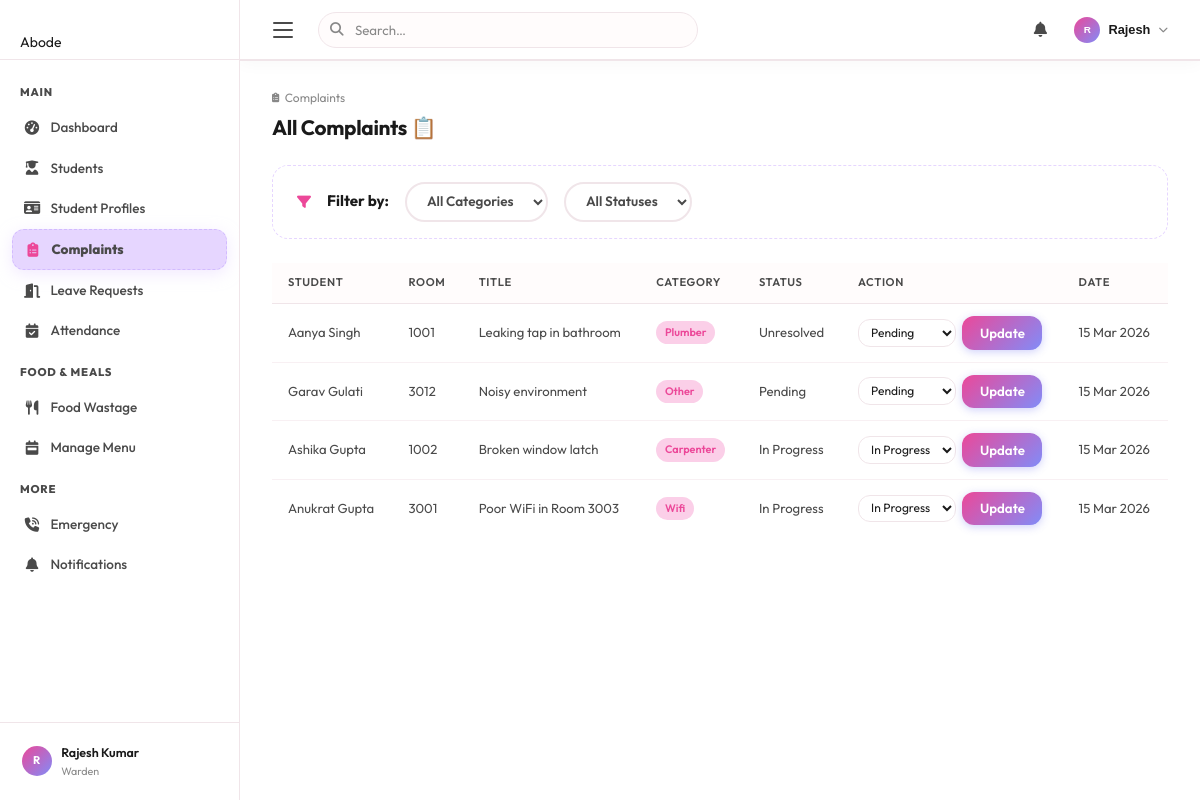
Screenshot of /complaint/ (signed in) with the database file from the repository.
### tables this page shows
CREATE TABLE complaints (
            id INTEGER PRIMARY KEY AUTOINCREMENT,
            student_id INTEGER NOT NULL,
            title TEXT NOT NULL,
            description TEXT NOT NULL,
            category TEXT DEFAULT 'other',
            status TEXT DEFAULT 'pending',
            assigned_worker INTEGER DEFAULT NULL,
            created_at TIMESTAMP DEFAULT CURRENT_TIMESTAMP,
            updated_at TIMESTAMP DEFAULT CURRENT_TIMESTAMP,
            FOREIGN KEY (student_id) REFERENCES users(id) ON DELETE CASCADE,
            FOREIGN KEY (assigned_worker) REFERENCES workers(id) ON DELETE SET NULL
        );

CREATE TABLE users (
            id INTEGER PRIMARY KEY AUTOINCREMENT,
            username TEXT UNIQUE NOT NULL,
            password TEXT NOT NULL,
            full_name TEXT NOT NULL,
            email TEXT UNIQUE NOT NULL,
            role TEXT CHECK(role IN ('student','warden')) NOT NULL,
            created_at TIMESTAMP DEFAULT CURRENT_TIMESTAMP
        , onboarding_complete INTEGER DEFAULT 0);

CREATE TABLE students (
            id INTEGER PRIMARY KEY AUTOINCREMENT,
            user_id INTEGER UNIQUE NOT NULL,
            roll_number TEXT UNIQUE,
            course TEXT,
            year INTEGER DEFAULT 1,
            room_number TEXT,
            phone TEXT,
            parent_name TEXT,
            parent_phone TEXT,
            address TEXT, allergies TEXT DEFAULT 'None',
            FOREIGN KEY (user_id) REFERENCES users(id) ON DELETE CASCADE
        );

### routes/complaint.py (the view)
@bp.route('/', methods=['GET'])
@login_required
def list_complaints():
    cursor = get_cursor()
    uid = session['user_id']
    role = session['role']
    if role == 'warden':
        status_filter = request.args.get('status', 'active')
        category_filter = request.args.get('category', 'all')
        time_filter = request.args.get('time', 'all')
        query = """
            SELECT c.id, u.full_name, s.room_number, c.title, c.category, c.status, c.created_at
            FROM complaints c
            JOIN users u ON c.student_id = u.id
            JOIN students s ON u.id = s.user_id
            WHERE 1=1
        """
        params = []
        if status_filter == 'active':
            query += " AND c.status IN ('pending', 'in_progress', 'unresolved')"
        elif status_filter in ['pending', 'in_progress', 'unresolved', 'resolved']:
            query += " AND c.status = ?"
            params.append(status_filter)
        if category_filter != 'all':
            query += " AND c.category = ?"
            params.append(category_filter)
        if time_filter == 'today':
            query += " AND date(c.created_at) = date('now')"
        elif time_filter == 'week':
            query += " AND date(c.created_at) >= date('now', '-7 days')"
        query += " ORDER BY CASE WHEN c.status IN ('pending', 'unresolved') THEN 1 WHEN c.status = 'in_progress' THEN 2 ELSE 3 END, c.created_at DESC"
        cursor.execute(query, params)
    else:
        cursor.execute("""
            SELECT c.id, c.title, c.category, c.description, c.status, c.created_at
            FROM complaints c WHERE c.student_id = ? ORDER BY c.created_at DESC
        """, (uid,))
    complaints = cursor.fetchall()
    return render_template('complaint.html', complaints=complaints, role=role)

### app.py (called while the page is built)
@app.template_filter('datefmt')
def datefmt_filter(value, fmt='%d %b %Y'):
    if value is None:
        return '-'
    if isinstance(value, str):
        for parse_fmt in ['%Y-%m-%d %H:%M:%S', '%Y-%m-%d']:
            try:
                return datetime.strptime(value, parse_fmt).strftime(fmt)
            except ValueError:
                continue
        return value  # Return raw string if parsing fails
    try:
        return value.strftime(fmt)
    except Exception:
        return str(value)

@app.context_processor
def inject_unread_count():
    if 'user_id' in session:
        from services.db import get_cursor
        uid = session['user_id']
        try:
            cursor = get_cursor()
            cursor.execute("""
                SELECT COUNT(*) AS cnt FROM notifications
                WHERE (user_id = ? OR user_id IS NULL) AND is_read = 0
            """, (uid,))
            result = cursor.fetchone()
            return {'unread_count': result['cnt'] if result else 0}
        except Exception:
            return {'unread_count': 0}
    return {'unread_count': 0}

### routes/complaint.py (called while the page is built)
def login_required(f):
    @wraps(f)
    def decorated(*args, **kwargs):
        if 'user_id' not in session:
            flash('Please log in to continue.', 'warning')
            return redirect(url_for('auth.login'))
        return f(*args, **kwargs)
    return decorated

### services/db.py (called while the page is built)
def get_db():
    if 'db' not in g:
        g.db = sqlite3.connect(Config.DB_PATH)
        g.db.row_factory = sqlite3.Row   # Access columns by name like a dict
        g.db.execute("PRAGMA foreign_keys = ON")
    return g.db

def get_cursor(dictionary=True):
    db = get_db()
    return db.cursor()

### templates/complaint.html (shortened to what this page needs)
{% extends "base.html" %}
{% block content %}
<div class="page-header fade-in">
    <div class="page-header-left">
        <div class="breadcrumb"><i class="fas fa-clipboard-list"></i> Complaints</div>
        <h1>{% if role == 'student' %}My Complaints{% else %}All Complaints{% endif %} 📋</h1>
    </div>
</div>
{% if complaints %}
<div class="dash-section fade-in" style="padding: 1rem 1.5rem; margin-bottom: 1.5rem; display: flex; gap: 1rem; align-items: center; border-radius: 16px; background: rgba(255,255,255,0.8); backdrop-filter: blur(10px); border: 1.5px dashed var(--abode-lavender);">
    <i class="fas fa-filter" style="color:var(--primary);"></i> <strong style="color:var(--text-dark); font-size: 0.95rem;">Filter by:</strong>
    <select id="categoryFilter" onchange="filterComplaints()" class="select-sm" style="border: 2px solid var(--border); padding: 0.5rem 1rem; border-radius: 20px; font-family: inherit; font-size: 0.85rem; font-weight: 600; color: var(--text-2); cursor: pointer; outline: none; transition: 0.2s;" onfocus="this.style.borderColor='var(--primary)'" onblur="this.style.borderColor='var(--border)'">
        <option value="">All Categories</option>
    </select>
    <select id="statusFilter" onchange="filterComplaints()" class="select-sm" style="border: 2px solid var(--border); padding: 0.5rem 1rem; border-radius: 20px; font-family: inherit; font-size: 0.85rem; font-weight: 600; color: var(--text-2); cursor: pointer; outline: none; transition: 0.2s;" onfocus="this.style.borderColor='var(--primary)'" onblur="this.style.borderColor='var(--border)'">
        <option value="">All Statuses</option>
    </select>
</div>
<div class="table-wrapper fade-in">
    <table class="data-table">
        <thead>
            <tr>
                {% if role == 'warden' %}<th>Student</th>
                <th>Room</th>{% endif %}
                <th>Title</th>
                <th>Category</th>
                <th>Status</th>
                <th>Action</th>
                <th>Date</th>
            </tr>
        </thead>
        <tbody>
            {% for c in complaints %}
            <tr class="complaint-row" data-category="{{ c.category|lower }}" data-status="{{ c.status|lower }}">
                {% if role == 'warden' %}
                <td>{{ c.full_name }}</td>
                <td>{{ c.room_number }}</td>
                {% endif %}
                <td>{{ c.title }}</td>
                <td><span class="tag">{{ c.category }}</span></td>
                <td>
                    <span class="badge-status {{ 'green' if c.status == 'resolved' else 'yellow' if c.status in ['pending', 'in_progress', 'unresolved'] else 'red' }}">
                        {{ c.status|replace('_', ' ')|title }}
                    </span>
                </td>
                <td>
                    {% if role == 'warden' %}
                        {% if c.status != 'resolved' %}
                        <form method="POST" action="{{ url_for('complaint.update_status', complaint_id=c.id) }}" class="inline-form">
                            <select name="status" class="select-sm">
                                <option value="pending" {{ 'selected' if c.status=='pending' }}>Pending</option>
                                <option value="in_progress" {{ 'selected' if c.status=='in_progress' }}>In Progress</option>
                            </select>
                            <button type="submit" class="btn btn-primary btn-sm">Update</button>
                        </form>
                        {% else %}
                        <span class="text-success"><i class="fas fa-check-circle"></i> Resolved</span>
                        {% endif %}
                    {% endif %}
                </td>
                <td>{{ c.created_at|datefmt }}</td>
            </tr>
            {% endfor %}
        </tbody>
    </table>
</div>
{% else %}
<div class="empty-state fade-in">
    <div class="empty-icon"><i class="fas fa-inbox" style="color:var(--text-muted)"></i></div>
    <p>No complaints found.</p>
</div>
</div>
{% endif %}
{% endblock %}

### static/css/style.css (style rules this page uses)
*, *::before, *::after { box-sizing: border-box; margin: 0; padding: 0; }
:root { --sidebar-w: 240px; --topbar-h: 60px; --bg: #FFFCFC; --bg-card: #ffffff; --sidebar-bg: #ffffff; --topbar-bg: #ffffff; --primary: #EC4899; --primary-dark: #BE185D; --primary-light: #FBCFE8; --primary-glow: rgba(236, 72, 153, 0.4); --text: #1A1A1A; --text-2: #4A4A4A; --text-3: #888888; --text-inv: #ffffff; --border: #F0E5E9; --border-2: #F8F0F3; --divider: #F8F0F3; --abode-pink: #EC4899; --abode-lavender: #E6D6FF; --abode-mint: #DFF5E1; --abode-beige: #F5EBDD; --green: #DFF5E1; --green-soft: #F2FCEF; --green-text: #2C7A3A; --red: #FDA4AF; --red-soft: #FFE4E6; --red-text: #BE123C; --orange: #F5EBDD; --orange-soft: #FDF9F2; --orange-text: #9B6220; --blue: #E6D6FF; --blue-soft: #F5F0FF; --blue-text: #5b3699; --shadow-xs: 0 1px 2px rgba(0,0,0,.03); --shadow-sm: 0 4px 12px rgba(0,0,0,.04); --shadow: 0 8px 24px rgba(0,0,0,.06); --shadow-md: 0 12px 32px rgba(0,0,0,.08); --shadow-lg: 0 20px 48px rgba(0,0,0,.1); --r-sm: 12px; --r: 16px; --r-lg: 20px; --r-xl: 24px; --r-full: 9999px; }
html { scroll-behavior: smooth; }
body { font-family: 'Outfit', system-ui, -apple-system, sans-serif; background: var(--bg); color: var(--text); line-height: 1.6; min-height: 100vh; overflow-x: hidden; font-size: 14px; }
h1,h2,h3,h4,h5 { font-family: 'Outfit', sans-serif; color: var(--text); line-height: 1.3; }
.page-header { display: flex; align-items: flex-start; justify-content: space-between; gap: 1rem; margin-bottom: 1.5rem; }
.page-header-left h1 { font-size: 1.3rem; font-weight: 700; letter-spacing: -.3px; }
.breadcrumb { display: flex; align-items: center; gap: .35rem; font-size: .75rem; color: var(--text-3); margin-bottom: .4rem; }
.breadcrumb i { font-size: .6rem; }
.btn { display: inline-flex; align-items: center; gap: .4rem; padding: .5rem 1rem; border-radius: var(--r-sm); font-size: .82rem; font-weight: 600; font-family: inherit; cursor: pointer; border: none; transition: all .18s; text-decoration: none; white-space: nowrap; }
.btn-primary { background: var(--primary); color: #fff; box-shadow: 0 1px 3px rgba(99,102,241,.35); }
.btn-sm { padding: .3rem .7rem; font-size: .75rem; }
.btn-primary-compat, button[type="submit"] { display: inline-flex; align-items: center; gap: .4rem; padding: .55rem 1.1rem; border-radius: var(--r-sm); font-size: .83rem; font-weight: 600; font-family: inherit; cursor: pointer; border: none; background: var(--primary); color: #fff; transition: all .18s; box-shadow: 0 1px 3px rgba(99,102,241,.3); }
.table-wrapper { overflow-x: auto; }
.data-table { width: 100%; border-collapse: collapse; font-size: .82rem; }
.data-table thead th { background: var(--bg); padding: .7rem 1rem; text-align: left; font-size: .7rem; font-weight: 600; color: var(--text-2); text-transform: uppercase; letter-spacing: .6px; border-bottom: 1px solid var(--border); white-space: nowrap; }
.data-table tbody td { padding: .75rem 1rem; color: var(--text-2); border-bottom: 1px solid var(--divider); vertical-align: middle; }
.data-table tbody tr:last-child td { border-bottom: none; }
.data-table tbody tr { transition: background .12s; }
.tag { display: inline-block; padding: .18rem .55rem; border-radius: var(--r-full); background: var(--primary-light); color: var(--primary); font-size: .68rem; font-weight: 600; text-transform: capitalize; }
.inline-form { display: flex; align-items: center; gap: .4rem; }
.select-sm { padding: .28rem .5rem; border: 1.5px solid var(--border); border-radius: var(--r-sm); font-size: .75rem; background: #fff; color: var(--text); font-family: inherit; outline: none; cursor: pointer; }
.fade-in { animation: fadeInUp .4s ease both; }
.btn-primary { background: linear-gradient(135deg, var(--primary), #818cf8) !important; box-shadow: 0 2px 8px rgba(99,102,241,.3) !important; }

### static/css/abode-animations.css (style rules this page uses)
:root { --abode-bg: #FFFFFF; --abode-text: #1A1A1A; --abode-text-muted: #888888; --abode-border: none; --abode-shadow: 0 10px 30px rgba(0,0,0,0.06); --abode-shadow-active: 0 4px 15px rgba(0,0,0,0.08); }
body { font-family: 'Outfit', sans-serif; background-color: var(--abode-bg); color: var(--abode-text); -webkit-font-smoothing: antialiased; }
h1, h2, h3, h4 { font-family: 'Outfit', sans-serif; font-weight: 800; letter-spacing: -0.02em; }

### rows the page displays
complaints: full_name "Aanya Singh", room_number "1001", title "Leaking tap in bathroom", category "Plumber", status "Unresolved", created_at "15 Mar 2026"
complaints: full_name "Garav Gulati", room_number "3012", title "Noisy environment", category "Other", status "Pending", created_at "15 Mar 2026"
complaints: full_name "Ashika Gupta", room_number "1002", title "Broken window latch", category "Carpenter", status "In Progress", created_at "15 Mar 2026"
complaints: full_name "Anukrat Gupta", room_number "3001", title "Poor WiFi in Room 3003", category "Wifi", status "In Progress", created_at "15 Mar 2026"

### other values shown
{{ (session.full_name or 'U')[:1].upper() }} "R"
{{ session.full_name }} "Rajesh Kumar"
{{ session.role }} "Warden"
{{ (session.full_name or '').split()[0] }} "Rajesh"
